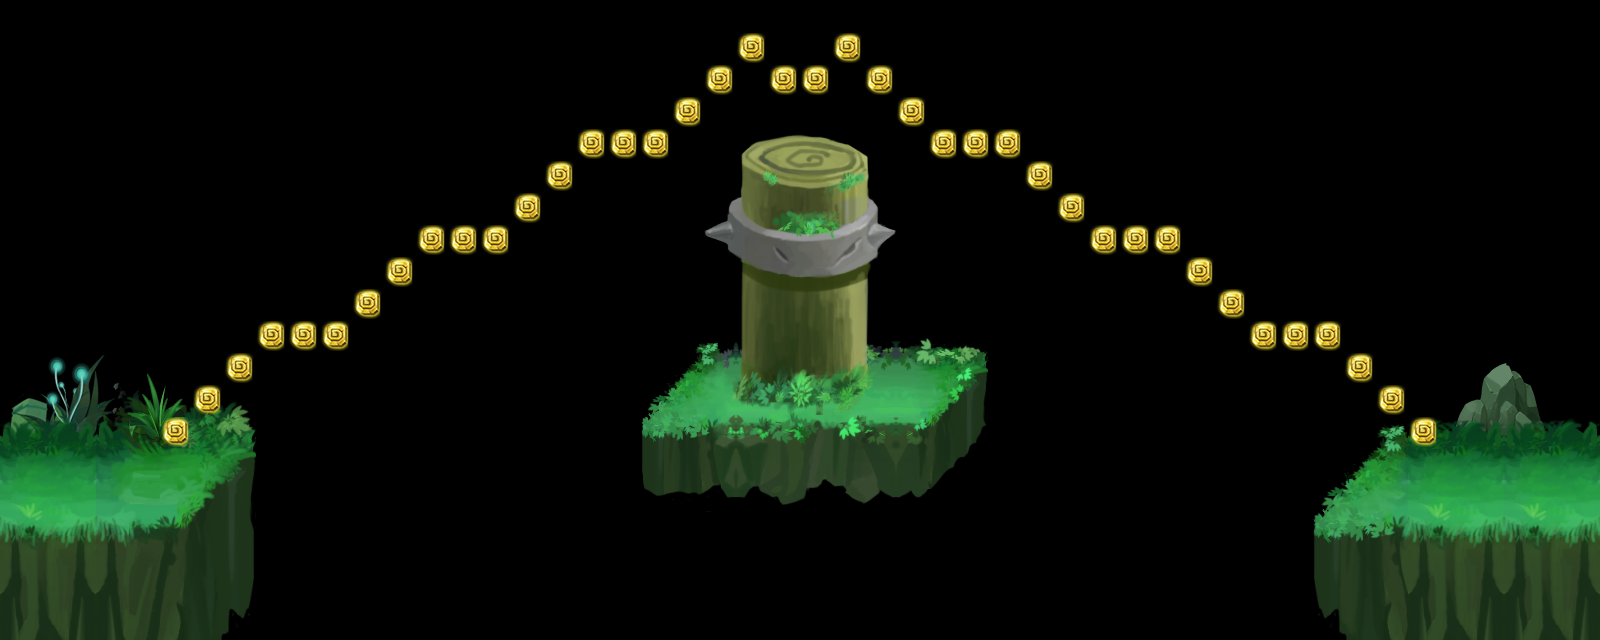

This is a level from a 2D game, rendered from its Tiled map with the project's own tilesets. A one-line summary and the map file follow, with tile-layer data summarised:
An orthogonal 50x20 tile map with 32x32 px tiles, 5 tile layers (root_2, root_1, rock_2, rock_1, ...), 5 tilesets and 6 objects.

<map version="1.0" orientation="orthogonal" renderorder="right-down" width="50" height="20" tilewidth="32" tileheight="32">
 <tileset firstgid="1" source="caodi.tsx" />
 <tileset firstgid="49" source="gold.tsx" />
 <tileset firstgid="52" source="map1.tsx" />
 <tileset firstgid="1014" source="zhangai3.tsx" />
 <tileset firstgid="1278" source="zhongdian.tsx" />
 <layer name="root_2" width="50" height="20">
  <data>[1000 cells, 32 non-empty, 32 distinct tile ids]</data>
 </layer>
 <layer name="root_1" width="50" height="20">
  <data>[1000 cells, 126 non-empty, 84 distinct tile ids]</data>
 </layer>
 <layer name="rock_2" width="50" height="20">
  <data>[1000 cells, 66 non-empty, 66 distinct tile ids]</data>
 </layer>
 <layer name="rock_1" width="50" height="20">
  <data>[1000 cells, 54 non-empty, 54 distinct tile ids]</data>
 </layer>
 <layer name="jewel" width="50" height="20">
  <data>[1000 cells, 40 non-empty, 1 distinct tile ids]</data>
 </layer>
 <objectgroup name="enemy_1" />
 <objectgroup name="enemy_2">
  <object x="334" y="400">
   <ellipse />
  </object>
  <object x="496" y="302">
   <ellipse />
  </object>
  <object x="656" y="208">
   <ellipse />
  </object>
  <object x="942" y="208">
   <ellipse />
  </object>
  <object x="1102" y="304">
   <ellipse />
  </object>
  <object x="1262" y="400">
   <ellipse />
  </object>
 </objectgroup>
</map>
